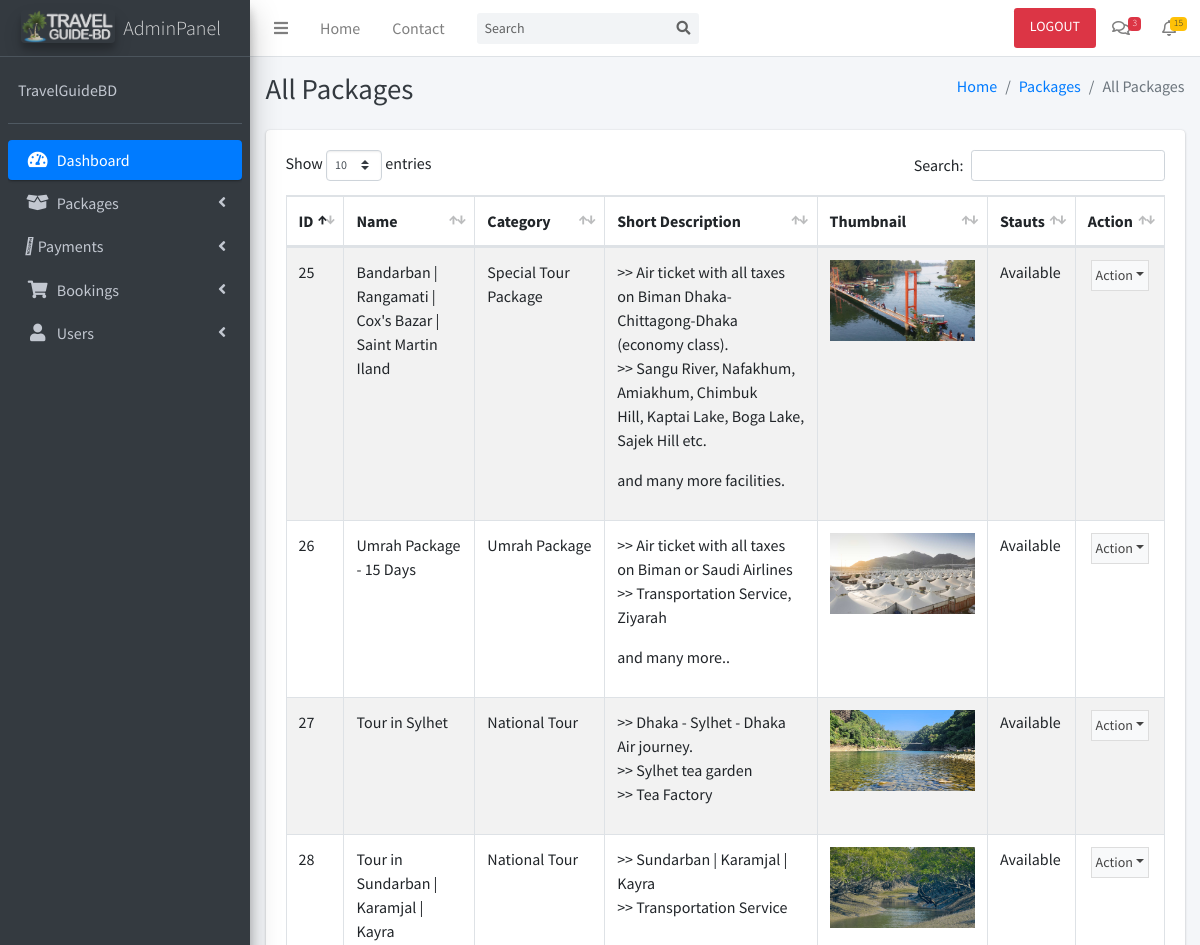
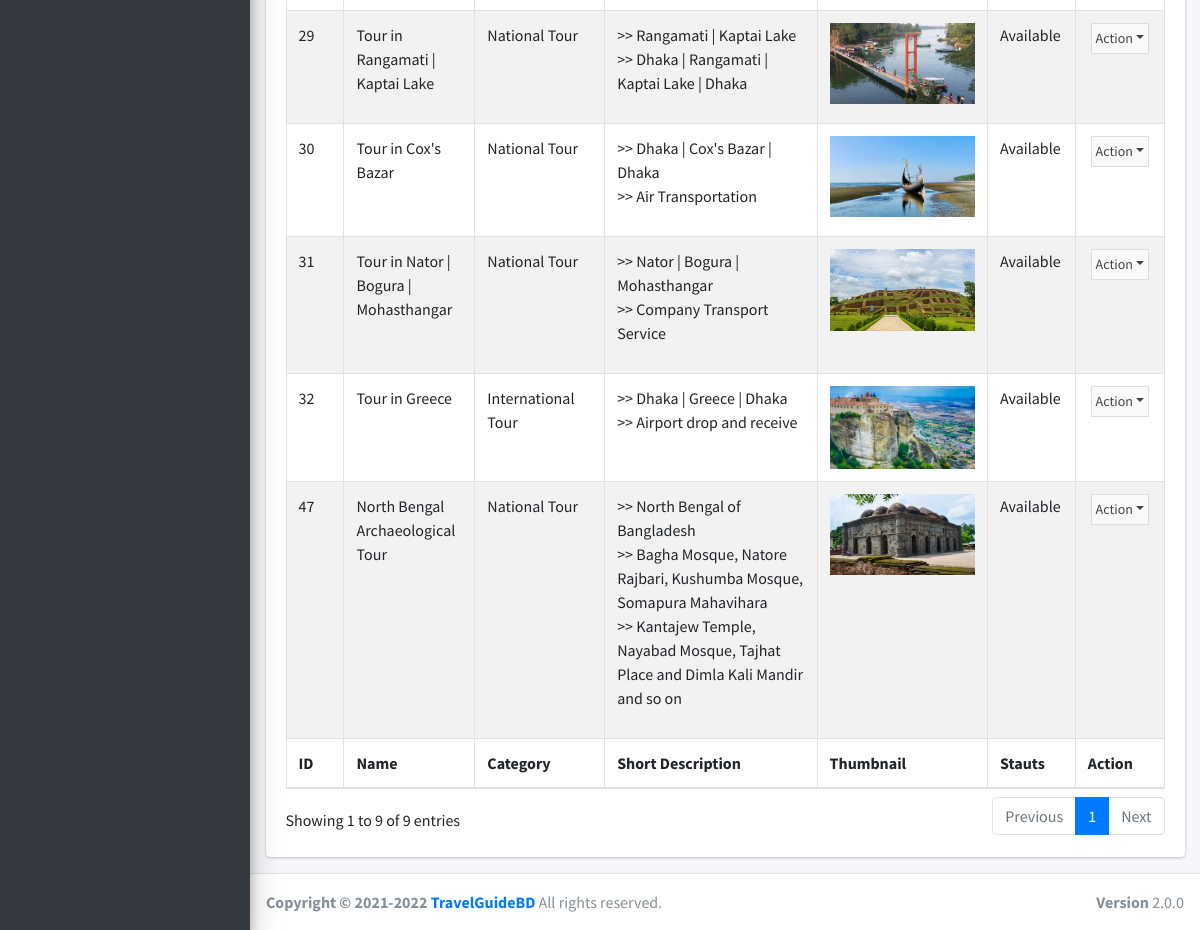
/managing/packages.php (signed in), run on the app's committed database (2 pictures, top to bottom).
### tables this page shows
CREATE TABLE `packages` (
  `p_id` smallint(4) UNSIGNED NOT NULL,
  `p_name` varchar(100) NOT NULL,
  `p_title` varchar(100) NOT NULL,
  `p_category` varchar(100) NOT NULL,
  `p_short_des` varchar(1500) NOT NULL,
  `p_description` varchar(10000) NOT NULL,
  `p_thumb` varchar(200) NOT NULL,
  `p_dur_days` tinyint(2) NOT NULL,
  `p_dur_nights` tinyint(2) NOT NULL,
  `p_price` mediumint(7) UNSIGNED NOT NULL,
  `p_status` varchar(10) NOT NULL DEFAULT 'Available',
  `p_create_time` datetime NOT NULL DEFAULT current_timestamp()
);

CREATE TABLE `package_category` (
  `category_id` tinyint(2) NOT NULL,
  `category_name` varchar(20) NOT NULL
);

### managing/packages.php (the view, shortened to what this page needs)
<?php include "../includes/dbcon.php" ?>
<!DOCTYPE html>
<html lang="en">
<head>
  <link rel="stylesheet" href="plugins/fontawesome-free/css/all.min.css">
  <link rel="stylesheet" href="plugins/overlayScrollbars/css/OverlayScrollbars.min.css">
  <link rel="stylesheet" href="plugins/datatables-bs4/css/dataTables.bootstrap4.min.css">
  <link rel="stylesheet" href="plugins/datatables-responsive/css/responsive.bootstrap4.min.css">
  <link rel="stylesheet" href="dist/css/adminlte.min.css">
</head>
<body class="hold-transition sidebar-mini layout-fixed layout-navbar-fixed layout-footer-fixed">
  <div class="wrapper">
    <?php include("includes/topbar.php"); ?>
    <?php include("includes/left_sidebar.php"); ?>
    <div class="content-wrapper">
      <div class="content-header">
        <div class="container-fluid">
          <div class="row mb-2">
            <div class="col-sm-6">
              <h1 class="m-0 text-dark">All Packages</h1>
            </div>
            <div class="col-sm-6">
              <ol class="breadcrumb float-sm-right">
                <li class="breadcrumb-item"><a href="index.php">Home</a></li>
                <li class="breadcrumb-item"><a href="packages.php">Packages</a></li>
                <li class="breadcrumb-item active">All Packages</li>
              </ol>
            </div>
          </div>
        </div>
      </div>
      <section class="content">
        <div class="container-fluid">
          <div class="row">
            <div class="col-12">
              <div class="card">
                <div class="card-body">
                <table id="example1" class="table table-bordered table-striped">
                    <colgroup>
                      <col width="5%">
                      <col width="15%">
                      <col width="15%">
                      <col width="25%">
                      <col width="20%">
                      <col width="10%">
                      <col width="10%">
                    </colgroup>
                    <thead>
                      <tr>
                        <th>ID</th>
                        <th>Name</th>
                        <th>Category</th>
                        <th>Short Description</th>
                        <th>Thumbnail</th>
                        <th>Stauts</th>
                        <th>Action</th>
                      </tr>
                    </thead>
                    <tbody>
                      <?php
                      $sql = "SELECT * FROM packages, package_category WHERE p_category=category_id";
                      $result = $dbcon->query($sql);
                      while ($row = $result->fetch_assoc()) { ?>
                        <tr>
                          <td><?php echo $row['p_id'] ?></td>
                          <td><?php echo html_entity_decode($row['p_name']) ?></td>
                          <td><?php echo $row['category_name'] ?></td>
                          <td><?php echo html_entity_decode($row['p_short_des']) ?></td>
                          <td>
                            <?php
                              $fileNames = explode("|", $row['p_thumb']);
                            ?>
                            <img src="<?= base_url."/img/packages/".$fileNames[0]; ?>" alt="Package Thumb" width="100%">
                          </td>
                          <td><?php echo $row['p_status'] ?></td>
                          <td align="center">
                            <button type="button" class="btn btn-flat p-1 btn-default btn-sm dropdown-toggle dropdown-icon" data-toggle="dropdown">
                              Action
                            </button>
                          </td>
                        </tr>
                      <?php } ?>
                    </tbody>
                    <tfoot>
                      <tr>
                        <th>ID</th>
                        <th>Name</th>
                        <th>Category</th>
                        <th>Short Description</th>
                        <th>Thumbnail</th>
                        <th>Stauts</th>
                        <th>Action</th>
                      </tr>
                    </tfoot>
                  </table>
                </div>
              </div>
            </div>
          </div>
        </div>
      </section>
    </div>
    <?php include("includes/footer.php") ?>
  </div>
</body>
</html>

### data on the page
packages: p_id "25", p_name "Bandarban | Rangamati | Cox's Bazar | Saint Martin Iland", package_category.category_name "Special Tour Package", p_short_des ">> Air ticket with all taxes on Biman Dhaka-Chittagong-Dhaka (economy class). >> Sangu River, Nafakhum, Amiakhum, Chimbuk Hill, Kaptai Lake, Boga Lake, Sajek Hill etc. and many more facilities.", p_status "Available"
packages: p_id "26", p_name "Umrah Package - 15 Days", package_category.category_name "Umrah Package", p_short_des ">> Air ticket with all taxes on Biman or Saudi Airlines >> Transportation Service, Ziyarah and many more..", shows a picture, p_status "Available"
packages: p_id "27", p_name "Tour in Sylhet", package_category.category_name "National Tour", p_short_des ">> Dhaka - Sylhet - Dhaka Air journey. >> Sylhet tea garden >> Tea Factory", p_thumb (picture), p_status "Available"
packages: p_id "28", p_name "Tour in Sundarban | Karamjal | Kayra", package_category.category_name "National Tour", p_short_des ">> Sundarban | Karamjal | Kayra >> Transportation Service", p_thumb (picture), p_status "Available"
packages: p_id "29", p_name "Tour in Rangamati | Kaptai Lake", package_category.category_name "National Tour", p_short_des ">> Rangamati | Kaptai Lake >> Dhaka | Rangamati | Kaptai Lake | Dhaka", p_thumb (picture), p_status "Available"
packages: p_id "30", p_name "Tour in Cox's Bazar", package_category.category_name "National Tour", p_short_des ">> Dhaka | Cox's Bazar | Dhaka >> Air Transportation", p_thumb (picture), p_status "Available"
packages: p_id "31", p_name "Tour in Nator | Bogura | Mohasthangar", package_category.category_name "National Tour", p_short_des ">> Nator | Bogura | Mohasthangar >> Company Transport Service", p_thumb (picture), p_status "Available"
packages: p_id "32", p_name "Tour in Greece", package_category.category_name "International Tour", p_short_des ">> Dhaka | Greece | Dhaka >> Airport drop and receive", p_thumb (picture), p_status "Available"
packages: p_id "47", p_name "North Bengal Archaeological Tour", package_category.category_name "National Tour", p_short_des ">> North Bengal of Bangladesh >> Bagha Mosque, Natore Rajbari, Kushumba Mosque, Somapura Mahavihara >> Kantajew Temple, Nayabad Mosque, Tajhat Place and Dimla Kali Mandir and so on", shows a picture, p_status "Available"
